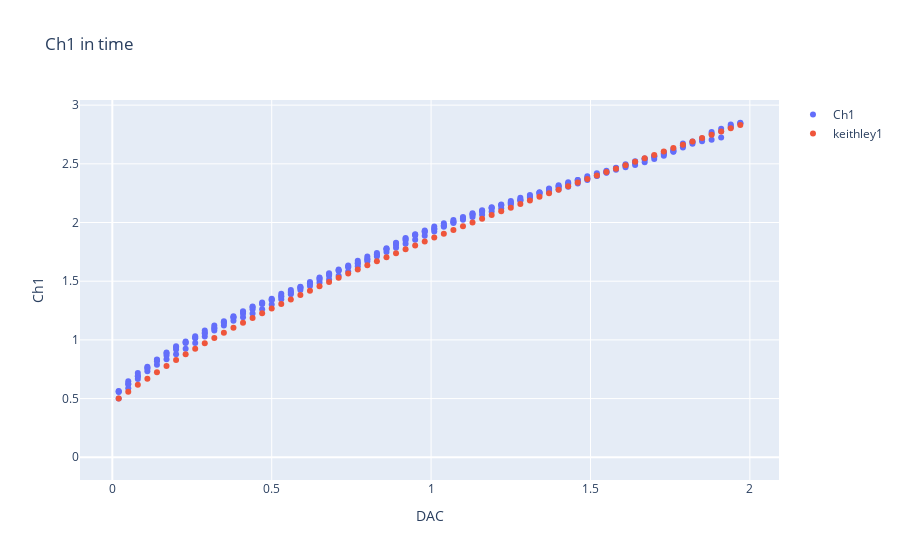

Notebook code cell kept with this figure:
### Code cell
fig = px.scatter(data, x="DAC", y="Ch1", title='Ch1 in time')
fig.data[0].name="Ch1"
fig.update_traces(showlegend=True)
#fig.add_scatter(x=data["DAC"], y=data["Ch2"], mode='markers',name = "Ch2")
fig.add_scatter(x=data["DAC"], y=(keithley[(keithley["DrainI"]>=41e-9) & (keithley["DrainI"]<=701e-9)]["DrainV"])-initial_offset, mode='markers',name = "keithley1")
#fig.add_scatter(x=data["DAC"], y=keithley[(keithley["DrainI"]>41e-9) & (keithley["DrainI"]<701e-9)]["DrainVRight"], mode='markers',name = "keithley2")

fig.show()

### Figure 1 — Plotly figure (JSON) as saved in the notebook; plotly's stock layout.template omitted (floating-point values rounded to 4 significant figures; data arrays with more than 128 entries replaced by an {"elided": "..."} marker saying what was removed)
{"data": [{"hovertemplate": "DAC=%{x}<br>Ch1=%{y}<extra></extra>", "legendgroup": "", "marker": {"color": "#636efa", "symbol": "circle"}, "mode": "markers", "name": "Ch1", "orientation": "v", "showlegend": true, "type": "scatter", "x": {"elided": "261 float values"}, "xaxis": "x", "y": {"elided": "261 float values"}, "yaxis": "y"}, {"mode": "markers", "name": "keithley1", "type": "scatter", "x": {"elided": "261 float values"}, "y": [0.501, 0.5573, 0.6185, 0.6688, 0.7244, 0.7779, 0.829, 0.8784, 0.9254, 0.9717, 1.016, 1.06, 1.103, 1.145, 1.187, 1.227, 1.267, 1.306, 1.344, 1.382, 1.419, 1.457, 1.493, 1.529, 1.565, 1.601, 1.635, 1.67, 1.704, 1.738, 1.772, 1.805, 1.839, 1.872, 1.904, 1.937, 1.969, 2.001, 2.032, 2.064, 2.096, 2.127, 2.157, 2.188, 2.219, 2.25, 2.28, 2.31, 2.34, 2.37, 2.4, 2.43, 2.459, 2.488, 2.517, 2.547, 2.576, 2.605, 2.634, 2.662, 2.69, 2.719, 2.748, 2.776, 2.804, 2.831]}], "layout": {"autosize": true, "legend": {"tracegroupgap": 0}, "title": {"text": "Ch1 in time"}, "xaxis": {"anchor": "y", "autorange": true, "domain": [0, 1], "range": [-0.09939, 2.089], "title": {"text": "DAC"}, "type": "linear"}, "yaxis": {"anchor": "x", "autorange": true, "domain": [0, 1], "range": [-0.2352, 3.085], "title": {"text": "Ch1"}, "type": "linear"}}}
